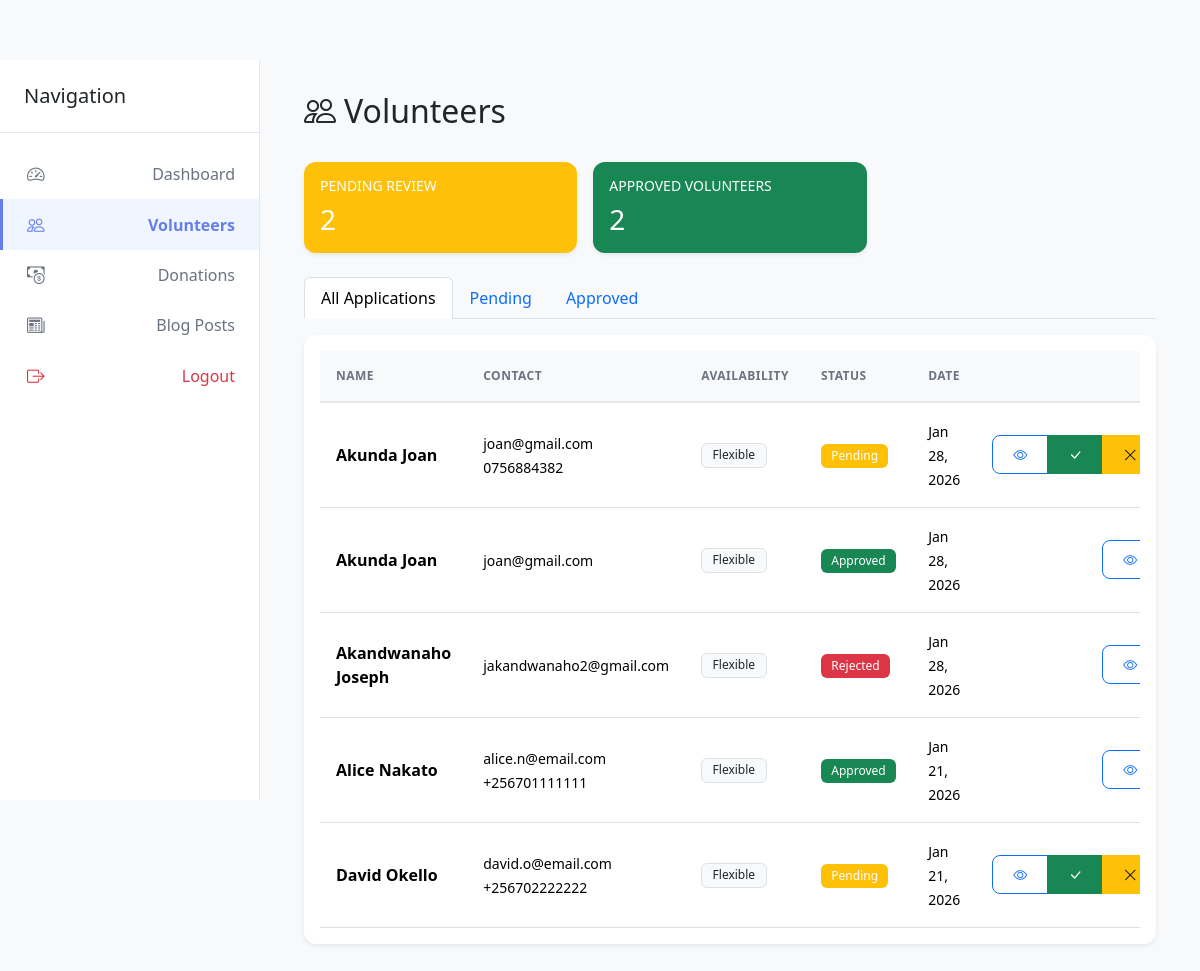
Screenshot of /admin/volunteers.php (signed in) with the database file from the repository.
### tables this page shows
CREATE TABLE `volunteers` (
  `id` int(11) NOT NULL,
  `full_name` varchar(100) NOT NULL,
  `email` varchar(100) NOT NULL,
  `phone` varchar(20) NOT NULL,
  `date_of_birth` date DEFAULT NULL,
  `gender` enum('male','female','other','prefer_not_to_say') DEFAULT NULL,
  `location` varchar(200) DEFAULT NULL,
  `education_level` varchar(100) DEFAULT NULL,
  `skills` text DEFAULT NULL,
  `interests` text DEFAULT NULL,
  `availability` enum('weekdays','weekends','both','flexible') DEFAULT 'flexible',
  `hours_per_week` varchar(50) DEFAULT NULL,
  `motivation` text NOT NULL,
  `previous_experience` text DEFAULT NULL,
  `application_status` enum('pending','approved','rejected','inactive') DEFAULT 'pending',
  `reviewed_by` int(11) DEFAULT NULL,
  `reviewed_at` datetime DEFAULT NULL,
  `notes` text DEFAULT NULL,
  `created_at` timestamp NOT NULL DEFAULT current_timestamp(),
  `updated_at` timestamp NOT NULL DEFAULT current_timestamp() ON UPDATE current_timestamp()
);

### includes/db.php (called while the page is built, shortened)
<?php
function executeQuery($pdo, $sql, $params = []) {
    try {
        $stmt = $pdo->prepare($sql);
        $stmt->execute($params);
        return $stmt;
    } catch (PDOException $e) {
        if (ENVIRONMENT === 'development') {
            die("Query Error: " . $e->getMessage());
        } else {
            error_log("Query Error: " . $e->getMessage(), 3, '../logs/db_errors.log');
            return false;
        }
    }
}
function fetchOne($pdo, $sql, $params = []) {
    $stmt = executeQuery($pdo, $sql, $params);
    return $stmt ? $stmt->fetch() : false;
}
function fetchAll($pdo, $sql, $params = []) {
    $stmt = executeQuery($pdo, $sql, $params);
    return $stmt ? $stmt->fetchAll() : [];
}

### admin/volunteers.php (the view, shortened to what this page needs)
<?php
require_once '../includes/db.php';
$statusFilter = $_GET['status'] ?? 'all';
$sql = "SELECT * FROM volunteers";
if ($statusFilter !== 'all') {
    $sql .= " WHERE application_status = :status";
    $volunteers = fetchAll($pdo, $sql . " ORDER BY created_at DESC", ['status' => $statusFilter]);
} else {
    $volunteers = fetchAll($pdo, $sql . " ORDER BY created_at DESC");
}
$pendingCount = fetchOne($pdo, "SELECT COUNT(*) as c FROM volunteers WHERE application_status = 'pending'")['c'];
$approvedCount = fetchOne($pdo, "SELECT COUNT(*) as c FROM volunteers WHERE application_status = 'approved'")['c'];
?>
<!DOCTYPE html>
<html lang="en">
<head>
    <link href="https://cdn.jsdelivr.net/npm/bootstrap@5.3.3/dist/css/bootstrap.min.css" rel="stylesheet">
    <link href="https://cdn.jsdelivr.net/npm/bootstrap-icons@1.11.3/font/bootstrap-icons.min.css" rel="stylesheet">
    <link rel="stylesheet" href="../assets/css/admin.css">
</head>
<body>
    <div class="sidebar">
        <div class="sidebar-header"><h5 class="mb-0">Navigation</h5></div>
        <ul class="nav flex-column">
            <li class="nav-item"><a class="nav-link" href="dashboard.php"><i class="bi bi-speedometer2"></i> Dashboard</a></li>
            <li class="nav-item"><a class="nav-link active" href="volunteers.php"><i class="bi bi-people"></i> Volunteers</a></li>
            <li class="nav-item"><a class="nav-link" href="donations.php"><i class="bi bi-cash-coin"></i> Donations</a></li>
            <li class="nav-item"><a class="nav-link" href="posts.php"><i class="bi bi-newspaper"></i> Blog Posts</a></li>
            <li class="nav-item"><a class="nav-link text-danger" href="logout.php"><i class="bi bi-box-arrow-right"></i> Logout</a></li>
        </ul>
    </div>
    <div class="main-content">
        <div class="container-fluid">
            <div class="d-flex justify-content-between align-items-center mb-4">
                <h2><i class="bi bi-people me-2"></i>Volunteers</h2>
            </div>
            <div class="row g-3 mb-4">
                <div class="col-md-4">
                    <div class="card bg-warning text-white border-0 shadow-sm">
                        <div class="card-body">
                            <h6 class="text-uppercase small">Pending Review</h6>
                            <h3 class="mb-0"><?= $pendingCount ?></h3>
                        </div>
                    </div>
                </div>
                <div class="col-md-4">
                    <div class="card bg-success text-white border-0 shadow-sm">
                        <div class="card-body">
                            <h6 class="text-uppercase small">Approved Volunteers</h6>
                            <h3 class="mb-0"><?= $approvedCount ?></h3>
                        </div>
                    </div>
                </div>
            </div>
            <ul class="nav nav-tabs mb-3">
                <li class="nav-item"><a class="nav-link <?= $statusFilter==='all'?'active':'' ?>" href="volunteers.php?status=all">All Applications</a></li>
                <li class="nav-item"><a class="nav-link <?= $statusFilter==='pending'?'active':'' ?>" href="volunteers.php?status=pending">Pending</a></li>
                <li class="nav-item"><a class="nav-link <?= $statusFilter==='approved'?'active':'' ?>" href="volunteers.php?status=approved">Approved</a></li>
            </ul>
            <div class="card border-0 shadow-sm">
                <div class="card-body">
                    <div class="table-responsive">
                        <table class="table table-hover align-middle">
                            <thead class="table-light">
                                <tr>
                                    <th>Name</th>
                                    <th>Contact</th>
                                    <th>Availability</th>
                                    <th>Status</th>
                                    <th>Date</th>
                                    <th class="text-end">Actions</th>
                                </tr>
                            </thead>
                            <tbody>
                                <?php foreach($volunteers as $v): ?>
                                <tr>
                                    <td><strong><?= htmlspecialchars($v['full_name']) ?></strong></td>
                                    <td><small><?= htmlspecialchars($v['email']) ?><br><?= htmlspecialchars($v['phone']) ?></small></td>
                                    <td><span class="badge bg-light text-dark border"><?= ucfirst($v['availability'] ?: 'Not set') ?></span></td>
                                    <td>
                                        <span class="badge bg-<?= $v['application_status']==='approved'?'success':($v['application_status']==='pending'?'warning':'danger') ?>">
                                            <?= ucfirst($v['application_status']) ?>
                                        </span>
                                    </td>
                                    <td><small><?= date('M d, Y', strtotime($v['created_at'])) ?></small></td>
                                    <td class="text-end">
                                        <div class="btn-group">
                                            <button class="btn btn-sm btn-outline-primary" onclick="viewVolunteer(<?= $v['id'] ?>)"><i class="bi bi-eye"></i></button>
                                            <?php if($v['application_status'] === 'pending'): ?>
                                                <button class="btn btn-sm btn-success" onclick="updateStatus(<?= $v['id'] ?>, 'approved')"><i class="bi bi-check-lg"></i></button>
                                                <button class="btn btn-sm btn-warning" onclick="updateStatus(<?= $v['id'] ?>, 'rejected')"><i class="bi bi-x-lg"></i></button>
                                            <?php endif; ?>
                                        </div>
                                    </td>
                                </tr>
                                <?php endforeach; ?>
                            </tbody>
                        </table>
                    </div>
                </div>
            </div>
        </div>
    </div>
</body>
</html>

### assets/css/admin.css (style rules this page uses)
:root { --sidebar-width: 260px; --navbar-height: 60px; --primary-color: #667eea; --primary-dark: #5a67d8; --success-color: #10b981; --warning-color: #f59e0b; --danger-color: #ef4444; --info-color: #3b82f6; }
* { margin: 0; padding: 0; box-sizing: border-box; }
body { font-family: 'Segoe UI', Tahoma, Geneva, Verdana, sans-serif; background: #f8f9fa; padding-top: var(--navbar-height); }
.sidebar { position: fixed; top: var(--navbar-height); left: 0; width: var(--sidebar-width); height: calc(100vh - var(--navbar-height)); background: white; border-right: 1px solid #e5e7eb; overflow-y: auto; z-index: 999; transition: all 0.3s ease; }
.sidebar-header { padding: 1.5rem; border-bottom: 1px solid #e5e7eb; }
.sidebar .nav { padding: 1rem 0; }
.sidebar .nav-link { color: #6b7280; padding: 0.75rem 1.5rem; display: flex; align-items: center; justify-content: space-between; transition: all 0.3s ease; border-left: 3px solid transparent; }
.sidebar .nav-link i { margin-right: 0.75rem; font-size: 1.1rem; }
.sidebar .nav-link.active { background: #eff6ff; color: var(--primary-color); border-left-color: var(--primary-color); font-weight: 600; }
.main-content { margin-left: var(--sidebar-width); padding: 2rem; min-height: calc(100vh - var(--navbar-height)); }
.card { border: 1px solid #e5e7eb; border-radius: 12px; box-shadow: 0 2px 8px rgba(0, 0, 0, 0.05); transition: all 0.3s ease; }
.table { margin-bottom: 0; }
.table thead th { border-bottom: 2px solid #e5e7eb; font-weight: 600; text-transform: uppercase; font-size: 0.75rem; letter-spacing: 0.5px; color: #6b7280; padding: 1rem; }
.table tbody tr { transition: background 0.2s ease; }
.table tbody td { padding: 1rem; vertical-align: middle; }
.badge { padding: 0.35rem 0.65rem; font-weight: 500; font-size: 0.75rem; }
.btn { padding: 0.5rem 1.25rem; border-radius: 8px; font-weight: 500; transition: all 0.3s ease; }

### rows the page displays
volunteers: full_name "Akunda Joan", email "joan@gmail.com", phone "0756884382", availability "Flexible", application_status "Pending", created_at "Jan 28, 2026"
volunteers: full_name "Akunda Joan", email "joan@gmail.com", availability "Flexible", application_status "Approved", created_at "Jan 28, 2026"
volunteers: full_name "Akandwanaho Joseph", email "jakandwanaho2@gmail.com", availability "Flexible", application_status "Rejected", created_at "Jan 28, 2026"
volunteers: full_name "Alice Nakato", email "alice.n@email.com", phone "+256701111111", availability "Flexible", application_status "Approved", created_at "Jan 21, 2026"
volunteers: full_name "David Okello", email "david.o@email.com", phone "+256702222222", availability "Flexible", application_status "Pending", created_at "Jan 21, 2026"

### other values shown
$pendingCount "2"
$approvedCount "2"
